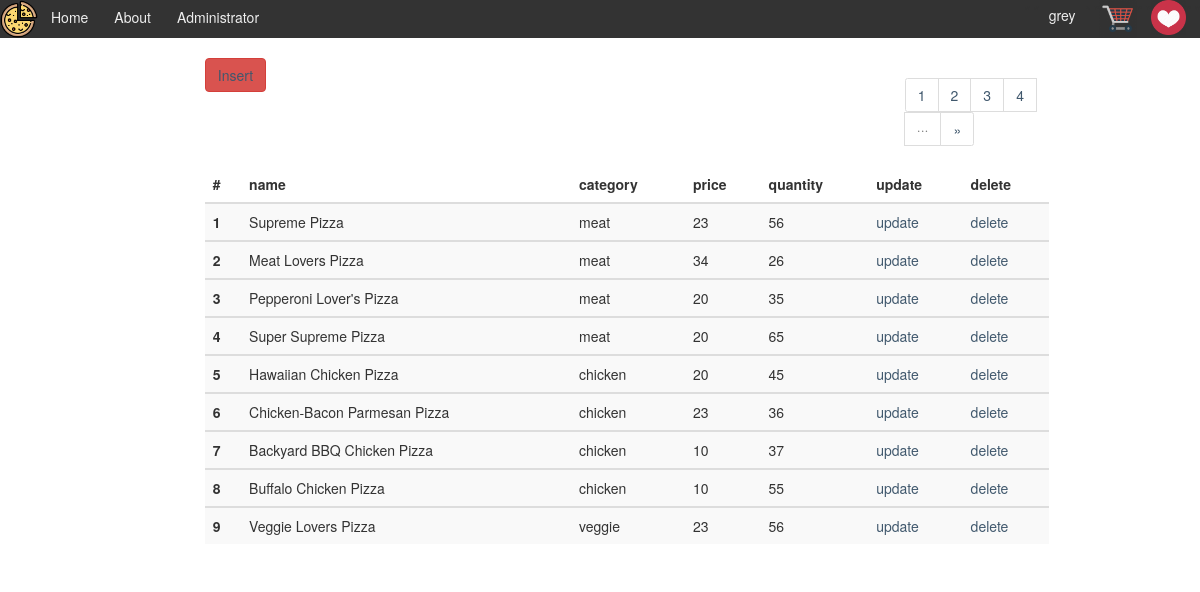
/pizza/control.php (signed in), run on the app's committed database.
### tables this page shows
CREATE TABLE `dish` (
  `id` int(11) NOT NULL,
  `name` varchar(255) NOT NULL,
  `description` varchar(255) NOT NULL,
  `price` double NOT NULL,
  `category` text NOT NULL,
  `calorie` int(11) NOT NULL,
  `photo` text,
  `inventory` int(11) NOT NULL,
  `type` int(10) DEFAULT NULL
);

### pizza/control.php (the view, shortened to what this page needs)
<?php
require 'static/common.php';
$where = '1 = 1';
$size=9;
$page=isset($_GET['page'])? (int)$_GET['page']: 1;
$list_all_dish=xiu_query(sprintf('SELECT *
                                         FROM dish
                                          WHERE %s and type = 0
                                          LIMIT %d,%d', $where,($page-1)*$size, $size));
$num = 1;
?>
<!DOCTYPE html>
<html lang="en">
<head>
    <link rel="stylesheet" href="https://stackpath.bootstrapcdn.com/bootstrap/4.1.3/css/bootstrap.min.css">
    <link rel="stylesheet" href="css/index.css">
    <link rel="stylesheet" href="css/dish.css">
</head>
<body>
<?php include 'header.php'; ?>
<div class="container">
    <div class="row">
        <div class="row">
            <div class="col-2">
                <br>
                <br>
            </div>
            <div class="col-10">
                <button type="button" id="InsertBtn "class="btn btn-danger" style="float: left"><a href="dish_newup.php">Insert</a></button>
                <nav aria-label="Page navigation example" id="page">
                    <ul class="pagination" style="float: right;">
                    </ul>
                </nav>
                <br>
                <br>
                <table class="table table-striped">
                    <thead>
                    <tr>
                        <th scope="col">#</th>
                        <th scope="col">name</th>
                        <th scope="col">category</th>
                        <th scope="col">price</th>
                        <th scope="col">quantity</th>
                        <th scope="col">update</th>
                        <th scope="col">delete</th>
                    </tr>
                    </thead>
                    <?php foreach ($list_all_dish as $dish) { ?>
                        <tbody>
                        <tr>
                            <th scope="row"><?php echo $num ?></th>
                            <td><?php echo $dish['name']; ?></td>
                            <td><?php echo $dish['category']; ?></td>
                            <td><?php echo $dish['price']; ?></td>
                            <td><?php echo $dish['inventory']; ?></td>
                            <td><a href="dish_add.php?dish_id=<?php echo $dish['id']; ?>">update</a></td>
                            <td><a href="dish_delete.php?dish_id=<?php echo $dish['id']; ?>">delete</a></td>
                        </tr>
                        </tbody>
                        <?php $num+=1; } ?>
                </table>
            </div>
        </div>
    </div>
</div>
</body>
</html>

### pizza/css/index.css (style rules this page uses)
.container { margin-top: 20px; }
.btn { display: block; }
#page { margin-left: 700px; }

### pizza/css/dish.css (style rules this page uses)
html,body,ul,li,dl { margin:0;padding:0; }

### pizza/control.php (style rules this page uses)
a { text-decoration: #EEEEEE; }

### data on the page
dish: name "Supreme Pizza", category "meat", price "23", inventory "56"
dish: name "Meat Lovers Pizza", category "meat", price "34", inventory "26"
dish: name "Pepperoni Lover's Pizza", category "meat", price "20", inventory "35"
dish: name "Super Supreme Pizza", category "meat", price "20", inventory "65"
dish: name "Hawaiian Chicken Pizza", category "chicken", price "20", inventory "45"
dish: name "Chicken-Bacon Parmesan Pizza", category "chicken", price "23", inventory "36"
dish: name "Backyard BBQ Chicken Pizza", category "chicken", price "10", inventory "37"
dish: name "Buffalo Chicken Pizza", category "chicken", price "10", inventory "55"
dish: name "Veggie Lovers Pizza", category "veggie", price "23", inventory "56"

### other printed values
$current_user['username'] "grey"
